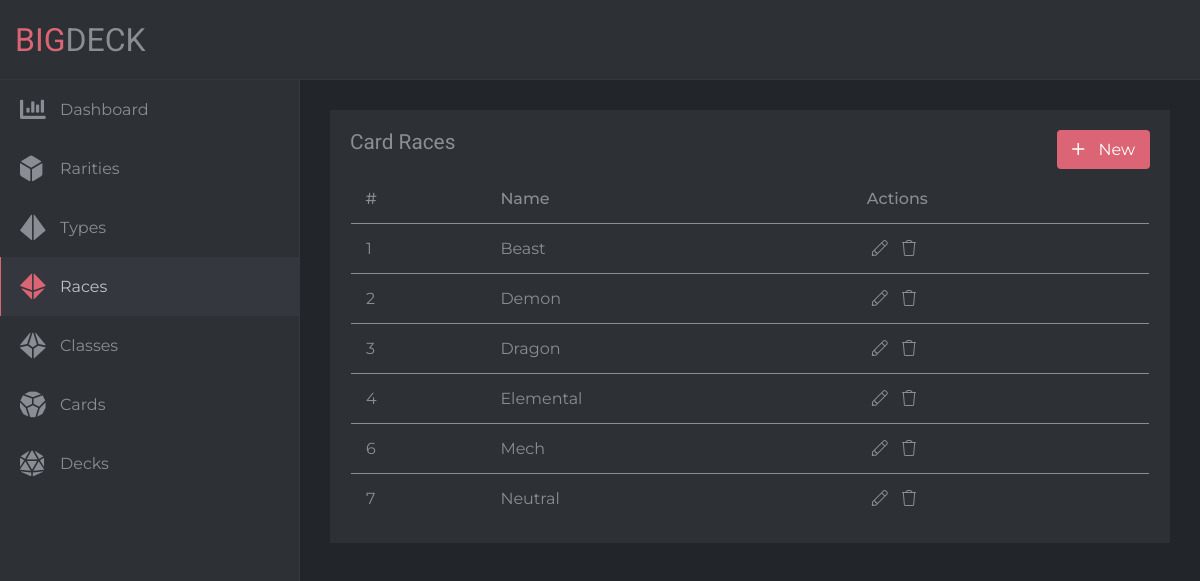
Screenshot of /website/bigdeck/index.php/races with the database file from the repository.
### tables this page shows
CREATE TABLE `races` (
  `id` int(11) NOT NULL,
  `name` varchar(255) NOT NULL
);

### website/bigdeck/application/controllers/Races.php (called while the page is built, shortened)
<?php
class Races extends MY_Controller
{
    public function __construct()
    {
        $this->load->model('Races_model', 'races');
    }
    public function index()
    {
        $data['races'] = $this->races->get();
        $this->load->view('structure/header');
        $this->load->view('races/index', $data);
        $this->load->view('structure/footer');
    }
}

### website/bigdeck/index.php (called while the page is built, shortened)
<?php
require_once BASEPATH.'core/CodeIgniter.php';

### website/bigdeck/application/models/Races_model.php (called while the page is built, shortened)
<?php
class Races_model extends CI_Model
{
    public function get($id = null)
    {
        if ($id) {
            $query = $this->db->get_where('races', array('id' => $id));
            return $query->first_row();
        } else {
            $query = $this->db->order_by('name', 'ASC')->get('races');
            return $query->result();
        }
    }
}

### website/bigdeck/application/views/races/index.php (the view)
<div class="row">
    <div class="col col-12">
        <div class="block primary">
            <div class="col full col-12">
                <div class="col full col-sm-8 col-10">
                    <h1 class="title normal">Card Races</h1>
                </div>
                <div class="col full col-sm-4 col-2">
                    <a href="<?php echo base_url('races/insert'); ?>" class="button icon red text small right">
                        <i class="fal fa-plus"></i>
                        New
                    </a>
                </div>
            </div>
            <table class="small text">
                <tr>
                    <th>#</th>
                    <th>Name</th>
                    <th>Actions</th>
                </tr>
                <?php if ($races) { ?>
                    <?php foreach ($races as $race) { ?>
                        <tr>
                            <td><?php echo $race->id; ?></td>
                            <td><?php echo $race->name; ?></td>
                            <td class="actions">
                                <a href="<?php echo base_url('races/update/' . $race->id); ?>">
                                    <i class="fal fa-pencil edit"></i>
                                </a>
                                <a href="<?php echo base_url('races/delete/' . $race->id); ?>">
                                    <i class="fal fa-trash delete"></i>
                                </a>
                            </td>
                        </tr>
                    <?php } ?>
                <?php } else { ?>
                    <tr>
                        <td colspan="3">No data found...</td>
                    </tr>
                <?php } ?>
            </table>
        </div>
    </div>
</div>

### website/bigdeck/assets/css/grid.css (style rules this page uses)
.row { width: 100%; }
.row::after { content: ''; display: table; clear: both; }
.block { padding: 20px; }
.col { float: left; padding: 10px; }
.col.full { padding: 0; }
.col-12 { width: 100%; }
.col-10 { width: 83.33333333%; }
.col-2 { width: 16.66666667%; }

### website/bigdeck/assets/css/text.css (style rules this page uses)
.title, .text { color: #8a8d93; }
.title { font-family: 'Roboto', sans-serif; }
.text { font-family: 'Montserrat', sans-serif; }
h1.title { margin-bottom: 20px; }
.normal { font-size: 1.3em; }
.small { font-size: 1em; }

### website/bigdeck/assets/css/colors.css (style rules this page uses)
.primary { background: #2D3035; }
.secondary { background: #22252A; }
.red { background: #DB6574; }

### website/bigdeck/assets/css/style.css (style rules this page uses)
* { padding: 0; margin: 0; border: 0; outline: 0; color: inherit; text-decoration: none; box-sizing: border-box; -webkit-appearance: none; font: unset; }
.right { float: right; }
html, body { width: 100%; height: 100%; }
body { min-width: 320px; }
.button { display: inline-block; padding: 10px 15px; border-radius: 4px; color: #FFFFFF; cursor: pointer; }
.button i { margin-right: 10px; }
table { width: 100%; padding: 20px; border-collapse: collapse; }
table tr { border-bottom: 1px solid; transition: background .3s ease-in-out; }
table tr:last-of-type { border-bottom: none; }
table tr th, table tr td { padding: 15px; text-align: left; }
table tr th { font-weight: 500; }
table tr td { transition: all .3s ease-in-out; }
table tr:not(:first-of-type) td:first-of-type { border-left: 1px solid transparent; }
table tr:not(:first-of-type) td:last-of-type { border-right: 1px solid transparent; }
table tr td.actions a { margin: 0 5px; }
table tr td.actions i { transition: color .3s ease-in-out; }

### rows the page displays
races: id "1", name "Beast"
races: id "2", name "Demon"
races: id "3", name "Dragon"
races: id "4", name "Elemental"
races: id "6", name "Mech"
races: id "7", name "Neutral"
